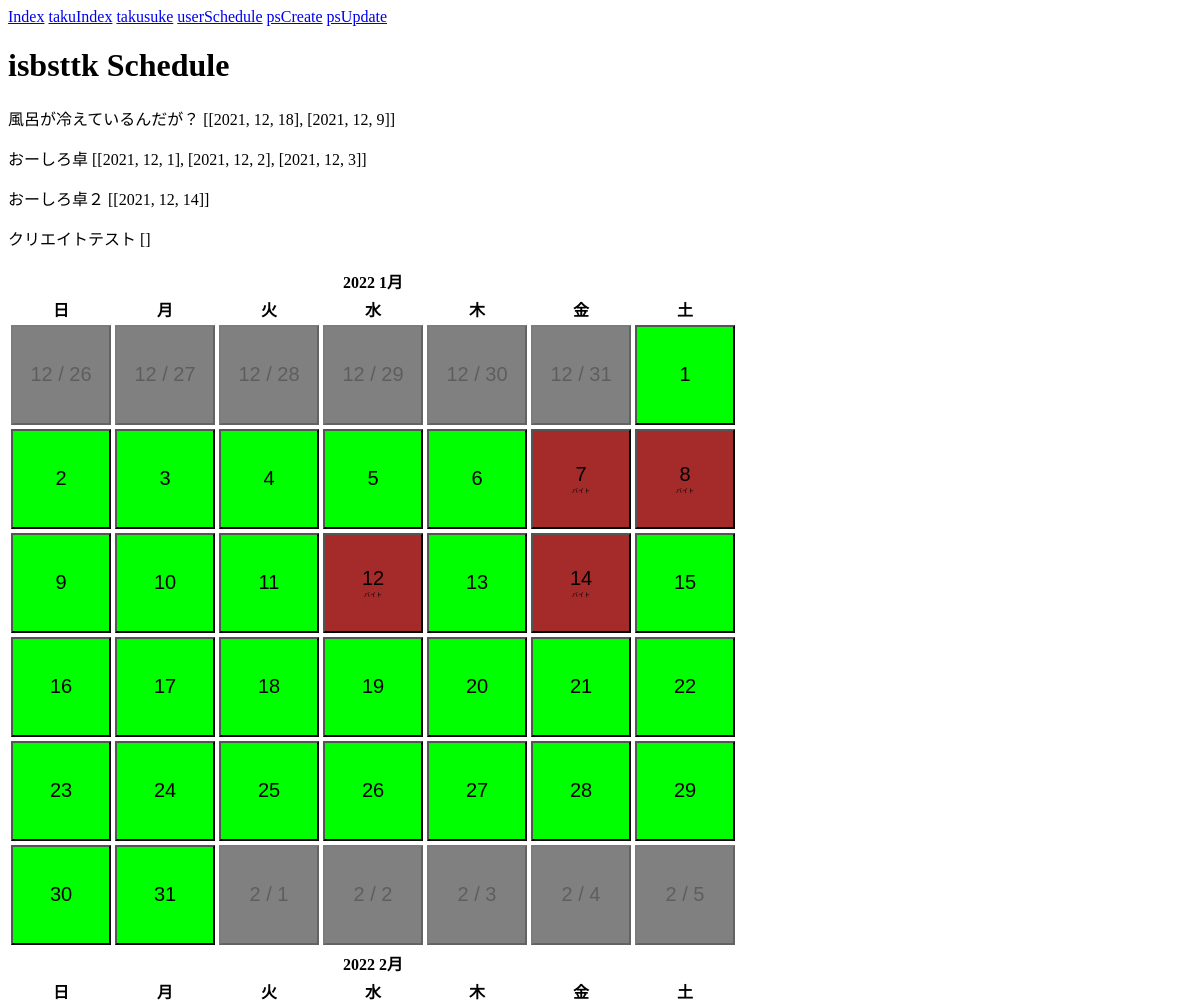
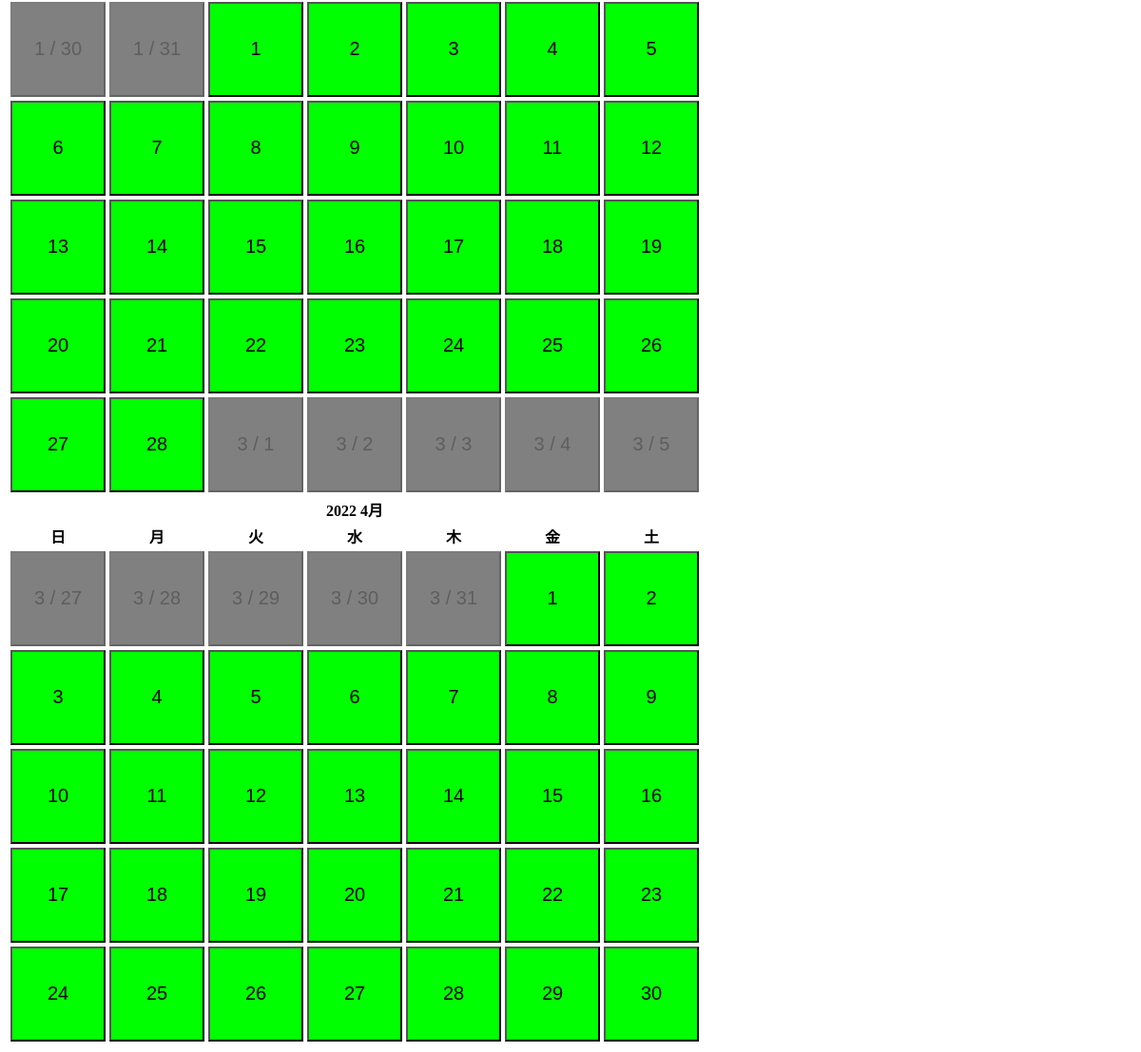
The app's page /schedule/user/isbsttk/ with its own data (2 pictures, top to bottom).
### schedule/models.py (models this page shows, shortened)
class TakuModel(models.Model):
    takuID = models.AutoField(primary_key=True)
    userID = models.ForeignKey(UserModel, on_delete=models.CASCADE)
    title = models.CharField(max_length=100)
    charaURL = models.CharField(max_length=300)

class PersonalSchedule(models.Model):
    user = models.ForeignKey(UserModel, on_delete=models.CASCADE)
    title = models.CharField(max_length=200,blank=True)
    member = models.CharField(max_length=1000,blank=True)
    date = models.CharField(max_length=1000,blank=True)

### schedule/views.py (the view)
# urls.py: path('user/<str:user>/',views.UserView.as_view(), name='userView'),
class UserView(TemplateView):
    template_name = 'schedule/userSchedule.html'
    def get(self,request,user):
        try:
            user_id = self.kwargs.get('user','ぬるぬるID')
            taku_model = TakuModel.objects.values('takuID','title').filter(userID=user_id)
        except:
            user_id = "ぬるぽ"
            taku_model = "ぬるぬるぽぽ"
            return redirect('/')
        schedule_dict = []
        for tm in taku_model:
            tm_dates = TakuDate.objects.values('date').filter(takuID=tm.get('takuID'))
            dates = []
            for d in tm_dates:
                dates.append([d.get('date').year,d.get('date').month,d.get('date').day])
            schedule_dict.append({'title':tm.get('title'), 'dates':dates})
        ps_models = PersonalSchedule.objects.values('title','date').filter(user=user_id)
        ps_dict = []
        for ps in ps_models:
            ps_dates = re.findall(r'(\d{4})\D+(\d+)\D+(\d+)',ps.get('date'))
            dates = []
            for d in ps_dates:
                dates.append([int(d[0]),int(d[1]),int(d[2])])
            ps_dict.append({'title':ps.get('title'), 'dates': dates})
        year = datetime.datetime.now().year
        month = datetime.datetime.now().month
        num = 3
        calendar_arr = calender_method(year,month,num)
        response_data={
            'user_id': user_id,
            'schedule_dict': schedule_dict,
            'calendar_arr':calendar_arr,
            'ps_dict':ps_dict,
            'year': year,
            'month': month,
        }
        return render(request, 'schedule/userSchedule.html',response_data)

### schedule/views.py (called while the page is built)
def calender_method(year,month,num):
    calendar_arr = []
    c_month = month
    c_year = year
    c = calendar.Calendar(firstweekday=6)
    for i in range(num):
        c_month += i
        if c_month > 12:
            c_month %= 12
            c_year += 1
        if c_month <= 0:
            c_month = 12
        base_calendar_datetime = c.monthdatescalendar(c_year,c_month)
        month_arr = []
        for week in base_calendar_datetime:
            week_arr = []
            for day in week:
                week_arr.append([day.year,day.month,day.day])
            month_arr.append(week_arr)
        calendar_arr.append(month_arr)
    return calendar_arr

### templates/schedule/userSchedule.html (shortened to what this page needs)
{% extends 'schedule/base.html' %}
{% block content %}
<h1>{{user_id}} Schedule</h1>
{% for sd in schedule_dict %}
    <p>{{sd.title}} {{sd.dates}}</p>
{% endfor %}
{% for month_arr in calendar_arr %}
<table>
    <tr><th colspan="7" class="month">{{month_arr.0.6.0}} {{month_arr.0.6.1}}月</th></tr>
    <tr><th class="sun">日</th><th class="mon">月</th><th class="tue">火</th><th class="wed">水</th><th class="thu">木</th><th class="fri">金</th><th class="sat">土</th></tr>
    {% for week_arr in month_arr %}
    <tr>
        {% for day_arr in week_arr %}
        <td>
            <button
              class="day
                {% for ps in ps_dict %}{% if day_arr in ps.dates %} psfilled {% endif %}{% endfor %}"
              {% if day_arr.1 != month_arr.0.6.1 %} disabled {% endif %}
              value={{day}}>
                {% if day_arr.1 != month_arr.0.6.1 %}
                    {{day_arr.1}} /
                {% endif %}
                {{day_arr.2}}
                {% for ps in ps_dict %}
                    {% if day_arr in ps.dates %}
                        <br><span class="takutitle">{{ps.title}}</span>
                    {% endif %}
                {% endfor %}
            </button>
        </td>
        {% endfor %}
    </tr>
    {% endfor %}
</table>
{% endfor %}
{% endblock %}

### templates/schedule/base.html
<div>
        <a href="{% url 'scheduleIndex' %}">Index</a>
        <a href="{% url 'takusukeIndex' %}">takuIndex</a>
        <a href="{% url 'takusuke' 1 %}">takusuke</a>
        <a href="{% url 'userView' 'isbsttk' %}">userSchedule</a>
        <a href="{% url 'pscreate' %}">psCreate</a>
        <a href="{% url 'psupdate' 3 %}">psUpdate</a>
</div>
{% block content %}
{% endblock content %}

### templates/schedule/userSchedule.html (style rules this page uses)
.day { padding: 4px; width: 100px; height: 100px; font-size: 20px; cursor: pointer; background: lime; }
.day:disabled { cursor: default; background: gray; }
.psfilled { background: brown; }
.takutitle { font-size: 6px; }

### records on screen
TakuModel: title "風呂が冷えているんだが？"
TakuModel: title "おーしろ卓"
TakuModel: title "おーしろ卓２"
TakuModel: title "クリエイトテスト"
PersonalSchedule: title "バイト"

### other values on screen
{{ user_id }} "isbsttk"
{{ sd.dates }} "[[2021, 12, 18], [2021, 12, 9]]" "[[2021, 12, 1], [2021, 12, 2], [2021, 12, 3]]" "[[2021, 12, 14]]" "[]"
{{ month_arr.0.6.0 }} "2022" "2022" "2022"
{{ month_arr.0.6.1 }} "1" "2" "4"
{{ day_arr.1 }} "12" "12" "12" "12" "12" "12" "2" "2" "2" "2" "2" "1" "1" "3" "3" "3" "3" "3" "3" "3" "3" "3" "3"
{{ day_arr.2 }} "26" "27" "28" "29" "30" "31" "1" "2" "3" "4" "5" "6" "7" "8" "9" "10" "11" "12" "13" "14" "15" "16" "17" "18" "19" "20" "21" "22" "23" "24" "25" "26" "27" "28" "29" "30" "31" "1" "2" "3" "4" "5" "30" "31" "1" "2" "3" "4" "5" "6" "7" "8" "9" "10" "11" "12" "13" "14" "15" "16" "17" "18" "19" "20" "21" "22" "23" "24" "25" "26" "27" "28" "1" "2" "3" "4" "5" "27" "28" "29" "30" "31" "1" "2" "3" "4" "5" "6" "7" "8" "9" "10" "11" "12" "13" "14" "15" "16" "17" "18" "19" "20" "21" "22" "23" "24" "25" "26" "27" "28" "29" "30"
